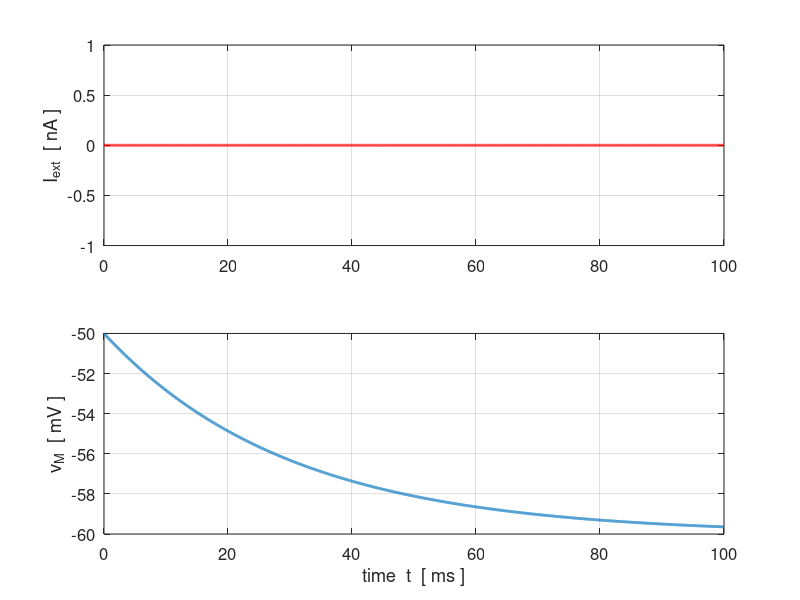

Here is the MATLAB script that generated this plot:
% ns_LIF_002.m
% Finite difference method
% Leaky linear integrate and fire method
% Sub-threshold regime
% SI units unless specified

clear
close all
clc

% INPUTS -----------------------------------------------------------------
   R = 10e6;                % membrane resistance  [10e6 ohms]
   tau = 30;                % time constant  [20 s] 
   I0 = 1.3e-6;               % external current amplitude  [mA]
   N = 5000;                % number of data points for calculations [5000]

   vTH = -50;               % threshold voltage
   vReset = -80;            % reset potential
   vRest = -60;             % rest potential
   vSpike = 20;             % spike potential
   
   tARP = 5;                % absolute refractrory period
   
% SETUP ------------------------------------------------------------------
   
   tmin = 0;                % time interval for modelling
   tmax = 100; %50*tau;
   t = linspace(tmin, tmax, N);     % time steps [s]
   dt = t(2) - t(1);

   Iext = zeros(1,N);        % initialize membrane current  [mA]
   V = vRest .* ones(1,N);           % vM  initialize membrane voltage  [mV]
   K = dt / tau;             % constant

   nARP = round(tARP / dt);
   
% EXTERNAL STIMULUS  -----------------------------------------------------
  flagS = 1;        % enter value for type of external input

switch flagS
    
    case 1  % free solutions
        Iext = zeros(1,N);
        V(1) = -50;
        
    case 2   % series of pulses - subthreshold repsonse
        num_start = 0.05 * N;
        num_end   = 0.05 * N;
        num_d     = 0.05 * N;
        num_width = round(0.025 * N);

       cn_max = round((N - num_end - num_start)/num_d);
       num_index = zeros(cn_max,1);

       for cn = 1 : cn_max
          num_index(cn) = round(num_start + cn * num_d);
          Iext(num_index(cn) : num_index(cn) + num_width) = I0;
       end  % if
       
    case 3   % step input current  
       num_start = 0.1 * N;
       Iext(num_start : end) = I0;
       
    
    case 4    % pulse input   
       num_start = 0.1 * N;
       num_end   = 0.3  * N;  
       num_width = round(num_end - num_start);
       Iext(num_start : num_start + num_width) = I0;
       %Iext(num_start : 0.5*num_start + 0.5*num_width) = 2*I0;
       
    case 5    % ramp input 
       Iext = 5e-8 .* t;
    
    case 6    % nosiy input   
       Iext = I0 .* rand(1,N);
       
end   % switch
   
       
       Vext = R .* Iext;           % external voltage stimulus


% Finite Difference method  ==============================================
d = -1;
for c = 1 : N - 1
   V(c+1) = V(c) + K * (-V(c) + vRest + Vext(c));
  
   if V(c+1) > vTH
      V(c) = vSpike;
      V(c+1) = vReset;
      d = nARP;
   end 
   
   if d > 0
      V(c+1) = vReset;
      d = d - 1;
   end
   
end


% Firing rates: flagF = 1 (yes) flagF = 0 (no) ===========================
   flagF = 0;
   if flagF == 1
      indexFire = find(V == vSpike);          % indeices for spikes
      indexFire2 = indexFire(2:end);
      indexFire1 = indexFire(1:end-1);
      ISI = dt .* (indexFire2 - indexFire1);  % interspike interval
      fireRate = 1000 ./ISI;                  % firning rate
      f = mean(fireRate);                     % frequency: mean firing rate
      
   disp('Interspike times   ISI   [ms]  ');
   fprintf(' %2.2f ',ISI);
   disp('   ');
   disp('Neuron firing rate  [Hz]   ');
   fprintf(' %2.2f ',fireRate);
   disp('  ');
   fprintf('mean firing rate  f =  %2.2f \n',f);
   disp('  ');
   
   if flagS == 5     % ramp input stimuls
      figure(2)
      fs = 12;
      set(gcf,'units','normalized');
      set(gcf,'position',[0.42 0.40 0.2 0.2]);
      xP = 1e6 .* Iext(indexFire2);  yP = fireRate;
      plot(xP,yP,'b','linewidth',2);
      ylabel('f  [Hz]','fontsize',fs);
      xlabel('I_{ext}  [nA]','fontsize',fs);
      axis([0 max(xP) 0 1.2*max(yP)])
      grid on
      set(gca,'fontsize',fs);
   end  % if
   
   end  % flagF

% GRAPHICS  ==============================================================
figure(1)
fs = 12;
set(gcf,'units','normalized');
%set(gcf,'position',[0.02 0.40 0.4 0.4]);
set(gcf,'position',[0.02 0.40 0.25 0.35]);

hsp = subplot(2,1,1);
set(hsp,'Position', [0.1600 0.65 0.77 0.25]);
sfx = 1; sfy = 1e6;
xP = sfx .* t;
yP = sfy .* Iext;
plot(xP,yP,'r','linewidth',2);
ylabel('I_{ext}  [ nA ]','fontsize',fs);
%set(gca,'yLim',[0 1.1]);
%axis([0 max(xP) 0 1.2*max(yP)])
grid on
set(gca,'fontsize',fs);
box on

hsp = subplot(2,1,2);
set(hsp,'Position', [0.1600 0.15 0.77 0.40]);
sfx = 1; sfy = 1;
xP = sfx .* t;   yP = sfy .* V;
plot(xP,yP,'linewidth',2);
xlabel('time  t  [ ms ]','fontsize',fs);
ylabel('v_M  [ mV ]','fontsize',fs);
grid on
set(gca,'fontsize',fs);
%set(gca,'yLim',[-60 -55]);
%axis([0 max(xP) 1.1*min(yP) 1.4*max(yP)])
box on
